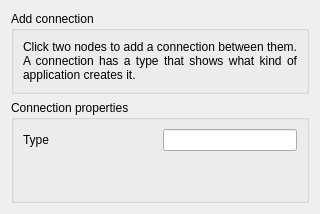
            <widget class="QWidget" name="pageAddConnection">
             <property name="sizePolicy">
              <sizepolicy hsizetype="Preferred" vsizetype="Preferred">
               <horstretch>0</horstretch>
               <verstretch>0</verstretch>
              </sizepolicy>
             </property>
             <layout class="QVBoxLayout" name="verticalLayout_30">
              <item>
               <widget class="QGroupBox" name="groupBox_3">
                <property name="title">
                 <string>Add connection</string>
                </property>
                <layout class="QVBoxLayout" name="verticalLayout_24">
                 <item>
                  <widget class="QLabel" name="label_19">
                   <property name="text">
                    <string>Click two nodes to add a connection between them. A connection has a type that shows what kind of application creates it.</string>
                   </property>
                   <property name="alignment">
                    <set>Qt::AlignJustify|Qt::AlignVCenter</set>
                   </property>
                   <property name="wordWrap">
                    <bool>true</bool>
                   </property>
                  </widget>
                 </item>
                </layout>
               </widget>
              </item>
              <item>
               <widget class="QGroupBox" name="boxConnectionProperties">
                <property name="title">
                 <string>Connection properties</string>
                </property>
                <layout class="QVBoxLayout" name="verticalLayout_31">
                 <item>
                  <layout class="QGridLayout" name="gridLayout_4">
                   <item row="1" column="0">
                    <widget class="QLabel" name="label_16">
                     <property name="sizePolicy">
                      <sizepolicy hsizetype="Preferred" vsizetype="Preferred">
                       <horstretch>0</horstretch>
                       <verstretch>0</verstretch>
                      </sizepolicy>
                     </property>
                     <property name="text">
                      <string>Type</string>
                     </property>
                    </widget>
                   </item>
                   <item row="1" column="1">
                    <widget class="QLineEdit" name="txtConnectionType">
                     <property name="sizePolicy">
                      <sizepolicy hsizetype="Preferred" vsizetype="Fixed">
                       <horstretch>0</horstretch>
                       <verstretch>0</verstretch>
                      </sizepolicy>
                     </property>
                    </widget>
                   </item>
                  </layout>
                 </item>
                 <item>
                  <spacer name="verticalSpacer_2">
                   <property name="orientation">
                    <enum>Qt::Vertical</enum>
                   </property>
                   <property name="sizeHint" stdset="0">
                    <size>
                     <width>20</width>
                     <height>40</height>
                    </size>
                   </property>
                  </spacer>
                 </item>
                </layout>
               </widget>
              </item>
             </layout>
            </widget>
